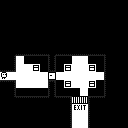

The image is a tile-based game level rendered from a .tmx file. Its description and complete source (layers, tilesets, objects, tile grids) follow:
An orthogonal 16x16 tile map with 8x8 px tiles, 5 tile layers (floor, things, walls, walls, ...).

<map version="1.10" tiledversion="1.10.2" orientation="orthogonal" renderorder="right-down" width="16" height="16" tilewidth="8" tileheight="8" infinite="0" nextlayerid="18" nextobjectid="1">
 <properties>
  <property name="intro">Collecting treasure is not without hazards.
Avoid the pits!</property>
  <property name="next_level" value="lvl03" />
 </properties>
 <tileset firstgid="1" name="basic_32x32" tilewidth="8" tileheight="8" tilecount="1024" columns="32">
  <image source="../basic_32x32.png" width="256" height="256" />
  <tile id="32" type="player" />
  <tile id="36" type="pit" />
  <tile id="64" type="treasure" />
  <tile id="96" type="door" />
  <tile id="97" type="exit" />
  <tile id="98" type="exit" />
  <tile id="100" type="grate" />
  <tile id="128" type="monster" />
 </tileset>
 <layer id="7" name="floor" class="floor" width="16" height="16">
  <data encoding="csv">
0,0,0,0,0,0,0,0,0,0,0,0,0,0,0,0,
0,0,0,0,0,0,0,0,0,0,0,0,0,0,0,0,
0,0,0,0,0,0,0,0,0,0,0,0,0,0,0,0,
0,0,0,0,0,0,0,0,0,0,0,0,0,0,0,0,
0,0,0,0,0,0,0,0,0,0,0,0,0,0,0,0,
0,0,0,0,0,0,0,0,0,0,0,0,0,0,0,0,
0,0,0,0,0,0,0,0,0,0,0,0,0,0,0,0,
0,0,35,35,35,35,0,35,35,35,35,35,35,0,0,0,
0,0,35,35,35,35,0,35,35,35,35,35,35,0,0,0,
35,35,35,35,35,35,35,35,35,35,35,35,35,0,0,0,
0,0,35,35,35,35,0,35,35,35,35,35,35,0,0,0,
0,0,35,35,35,35,0,35,35,35,35,35,35,0,0,0,
0,0,0,0,0,0,0,0,0,35,35,0,0,0,0,0,
0,0,0,0,0,0,0,0,0,35,35,0,0,0,0,0,
0,0,0,0,0,0,0,0,0,35,35,0,0,0,0,0,
0,0,0,0,0,0,0,0,0,35,35,0,0,0,0,0
</data>
 </layer>
 <layer id="13" name="things" class="things" width="16" height="16">
  <data encoding="csv">
0,0,0,0,0,0,0,0,0,0,0,0,0,0,0,0,
0,0,0,0,0,0,0,0,0,0,0,0,0,0,0,0,
0,0,0,0,0,0,0,0,0,0,0,0,0,0,0,0,
0,0,0,0,0,0,0,0,0,0,0,0,0,0,0,0,
0,0,0,0,0,0,0,0,0,0,0,0,0,0,0,0,
0,0,0,0,0,0,0,0,0,0,0,0,0,0,0,0,
0,0,0,0,0,0,0,0,0,0,0,0,0,0,0,0,
0,0,0,37,37,37,0,37,37,0,0,37,37,0,0,0,
0,0,0,0,65,37,0,37,65,0,0,65,37,0,0,0,
33,0,0,0,0,0,97,0,0,0,0,0,0,0,0,0,
0,0,0,0,0,0,0,37,65,0,0,65,37,0,0,0,
0,0,37,37,37,37,0,37,37,37,0,37,37,0,0,0,
0,0,0,0,0,0,0,0,0,101,101,0,0,0,0,0,
0,0,0,0,0,0,0,0,0,98,99,0,0,0,0,0,
0,0,0,0,0,0,0,0,0,0,0,0,0,0,0,0,
0,0,0,0,0,0,0,0,0,0,0,0,0,0,0,0
</data>
 </layer>
 <layer id="15" name="walls" class="walls" width="16" height="16">
  <data encoding="csv">
0,0,0,0,0,0,0,0,0,0,0,0,0,0,0,0,
0,0,0,0,0,0,0,0,0,0,0,0,0,0,0,0,
0,0,0,0,0,0,0,0,0,0,0,0,0,0,0,0,
0,0,0,0,0,0,0,0,0,0,0,0,0,0,0,0,
0,0,0,0,0,0,0,0,0,0,0,0,0,0,0,0,
0,0,0,0,0,0,0,0,0,0,0,0,0,0,0,0,
0,0,3,3,3,3,0,3,3,3,3,3,3,0,0,0,
0,34,0,0,0,0,36,0,0,0,0,0,0,36,0,0,
3,34,0,0,0,0,36,0,0,0,0,0,0,36,0,0,
0,0,0,0,0,0,0,0,0,0,0,0,0,36,0,0,
0,34,0,0,0,0,36,0,0,0,0,0,0,36,0,0,
0,34,0,0,0,0,36,0,0,0,0,0,0,36,0,0,
0,0,67,67,67,67,0,67,34,0,0,36,67,0,0,0,
0,0,0,0,0,0,0,0,34,0,0,36,0,0,0,0,
0,0,0,0,0,0,0,0,34,0,0,36,0,0,0,0,
0,0,0,0,0,0,0,0,34,0,0,36,0,0,0,0
</data>
 </layer>
 <layer id="16" name="walls" class="walls" width="16" height="16">
  <data encoding="csv">
0,0,0,0,0,0,0,0,0,0,0,0,0,0,0,0,
0,0,0,0,0,0,0,0,0,0,0,0,0,0,0,0,
0,0,0,0,0,0,0,0,0,0,0,0,0,0,0,0,
0,0,0,0,0,0,0,0,0,0,0,0,0,0,0,0,
0,0,0,0,0,0,0,0,0,0,0,0,0,0,0,0,
0,0,0,0,0,0,0,0,0,0,0,0,0,0,0,0,
0,2,0,0,0,0,2,0,0,0,0,0,0,0,0,0,
0,0,0,0,0,0,0,0,0,0,0,0,0,0,0,0,
3,3,0,0,0,0,3,0,0,0,0,0,0,0,0,0,
0,0,0,0,0,0,0,0,0,0,0,0,0,0,0,0,
67,67,0,0,0,0,67,0,0,0,0,0,0,0,0,0,
0,0,0,0,0,0,0,0,0,0,0,0,0,0,0,0,
0,66,0,0,0,0,68,0,67,0,0,67,0,0,0,0,
0,0,0,0,0,0,0,0,0,0,0,0,0,0,0,0,
0,0,0,0,0,0,0,0,0,0,0,0,0,0,0,0,
0,0,0,0,0,0,0,0,0,0,0,0,0,0,0,0
</data>
 </layer>
 <layer id="17" name="walls" class="walls" width="16" height="16">
  <data encoding="csv">
0,0,0,0,0,0,0,0,0,0,0,0,0,0,0,0,
0,0,0,0,0,0,0,0,0,0,0,0,0,0,0,0,
0,0,0,0,0,0,0,0,0,0,0,0,0,0,0,0,
0,0,0,0,0,0,0,0,0,0,0,0,0,0,0,0,
0,0,0,0,0,0,0,0,0,0,0,0,0,0,0,0,
0,0,0,0,0,0,0,0,0,0,0,0,0,0,0,0,
0,0,0,0,0,0,4,0,0,0,0,0,0,4,0,0,
0,0,0,0,0,0,34,0,0,0,0,0,0,0,0,0,
0,0,0,0,0,0,34,0,0,0,0,0,0,0,0,0,
0,0,0,0,0,0,0,0,0,0,0,0,0,0,0,0,
0,0,0,0,0,0,34,0,0,0,0,0,0,0,0,0,
0,0,0,0,0,0,34,0,0,0,0,0,0,0,0,0,
0,0,0,0,0,0,66,0,0,0,0,0,0,68,0,0,
0,0,0,0,0,0,0,0,0,0,0,0,0,0,0,0,
0,0,0,0,0,0,0,0,0,0,0,0,0,0,0,0,
0,0,0,0,0,0,0,0,0,0,0,0,0,0,0,0
</data>
 </layer>
</map>